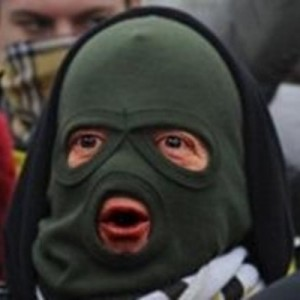
#> input picture .github/image.jpg, 300 x 300 px, given in place of cheekibreeki.jpg, which was not available
$ python week1.py
#> lines starting #> are read from the running program, lines starting #| are printed output that depends on the picture; pictures that were not available may be replaced by others from this repository, and a replacement may not be noted
#!/usr/bin/env python3

import cv2 as c
import numpy as np

def create_new_buffer(w: int, h: int, channels: int):
    return np.zeros((h, w, channels), dtype=np.uint8)

if __name__ == "__main__":
    image = c.imread("./cheekibreeki.jpg")
#> image is the input picture: shape (300, 300, 3); mean B, G, R 54.5, 58, 60.9

    print(
        """\
        1. Save as `inverse.jpg
        2. Preview inversed image
        3. Save as .bmp file
        4. Save as .pgm file\
        """
    )

    while True:
        user_chooice = int(input("Masukkan mode : "))
#> the answer given: 1
#> `grayscale = c.cvtColor(image, c.COLOR_BGR2GRAY)`:
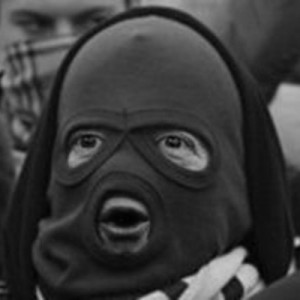
#> grayscale: shape (300, 300); min 1, max 207, mean 58.5
#> `inverse_img = c.bitwise_not(grayscale)`:
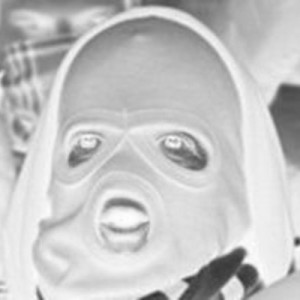
#> inverse_img: shape (300, 300); min 48, max 254, mean 196.5
#> the answer given: 1
#> the answer given: 1
#> the answer given: 1
#> the answer given: 1
#> the answer given: 1
#> (the run stopped early here; a loop or call above may not have finished)
